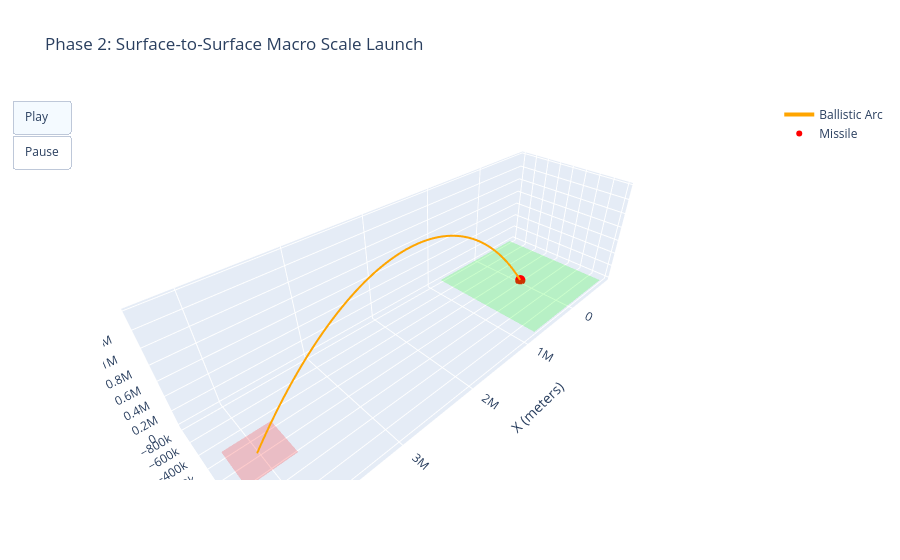

The code cell stored with this chart in its notebook:
### Code cell
# --- 5. 3D Plotting at Scale ---
fig = go.Figure()

# Draw Space 1 (Green)
fig.add_trace(go.Mesh3d(
    x=[s1_min, s1_max, s1_max, s1_min],
    y=[s1_min, s1_min, s1_max, s1_max],
    z=[0, 0, 0, 0],
    color='rgba(0, 255, 0, 0.2)',
    name='Space 1 (Launch)'
))

# Draw Space 2 (Red)
fig.add_trace(go.Mesh3d(
    x=[s2_x_min, s2_x_max, s2_x_max, s2_x_min],
    y=[s2_y_min, s2_y_min, s2_y_max, s2_y_max],
    z=[0, 0, 0, 0],
    color='rgba(255, 0, 0, 0.2)',
    name='Space 2 (Target)'
))

# Plot Ballistic Trajectory
fig.add_trace(go.Scatter3d(
    x=missile_path[:,0], y=missile_path[:,1], z=missile_path[:,2],
    mode='lines', line=dict(color='orange', width=4), name='Ballistic Arc'
))

# Animated Missile Marker
fig.add_trace(go.Scatter3d(
    x=[missile_path[0,0]], y=[missile_path[0,1]], z=[missile_path[0,2]], 
    mode='markers', marker=dict(size=6, color='red'), name='Missile'
))

# Animation Frames
frame_skip = 20 # Skipping frames to keep animation fast over 1000+ seconds
frames = []
for k in range(0, steps, frame_skip):
    frames.append(go.Frame(
        data=[go.Scatter3d(x=[missile_path[k,0]], y=[missile_path[k,1]], z=[missile_path[k,2]])],
        traces=[3], # Update only the missile marker
        name=f'frame_{k}'
    ))
fig.frames = frames

fig.update_layout(
    title='Phase 2: Surface-to-Surface Macro Scale Launch',
    scene=dict(
        xaxis_title='X (meters)',
        yaxis_title='Y (meters)',
        zaxis_title='Altitude (meters)',
        aspectmode='data' # Forces axes to scale proportionally to real distance
    ),
    updatemenus=[dict(
        type="buttons",
        buttons=[
            dict(label="Play", method="animate", args=[None, dict(frame=dict(duration=20, redraw=True), fromcurrent=True)]),
            dict(label="Pause", method="animate", args=[[None], dict(frame=dict(duration=0, redraw=False), mode="immediate")])
        ]
    )]
)

fig.show()

### Figure 1 — Plotly figure (JSON) as saved in the notebook; plotly's stock layout.template omitted (floating-point values rounded to 4 significant figures; data arrays with more than 128 entries replaced by an {"elided": "..."} marker saying what was removed)
{"data": [{"color": "rgba(0, 255, 0, 0.2)", "name": "Space 1 (Launch)", "type": "mesh3d", "x": [-800000, 800000, 800000, -800000], "y": [-800000, -800000, 800000, 800000], "z": [0, 0, 0, 0]}, {"color": "rgba(255, 0, 0, 0.2)", "name": "Space 2 (Target)", "type": "mesh3d", "x": [3750000, 4250000, 4250000, 3750000], "y": [-250000, -250000, 250000, 250000], "z": [0, 0, 0, 0]}, {"line": {"color": "orange", "width": 4}, "mode": "lines", "name": "Ballistic Arc", "type": "scatter3d", "x": {"elided": "1060 int values"}, "y": {"elided": "1060 int values"}, "z": {"elided": "1060 float values"}}, {"marker": {"color": "red", "size": 6}, "mode": "markers", "name": "Missile", "type": "scatter3d", "x": [0], "y": [0], "z": [0]}], "layout": {"scene": {"aspectmode": "data", "xaxis": {"title": {"text": "X (meters)"}}, "yaxis": {"title": {"text": "Y (meters)"}}, "zaxis": {"title": {"text": "Altitude (meters)"}}}, "title": {"text": "Phase 2: Surface-to-Surface Macro Scale Launch"}, "updatemenus": [{"buttons": [{"args": [null, {"frame": {"duration": 20, "redraw": true}, "fromcurrent": true}], "label": "Play", "method": "animate"}, {"args": [[null], {"frame": {"duration": 0, "redraw": false}, "mode": "immediate"}], "label": "Pause", "method": "animate"}], "type": "buttons"}]}}
